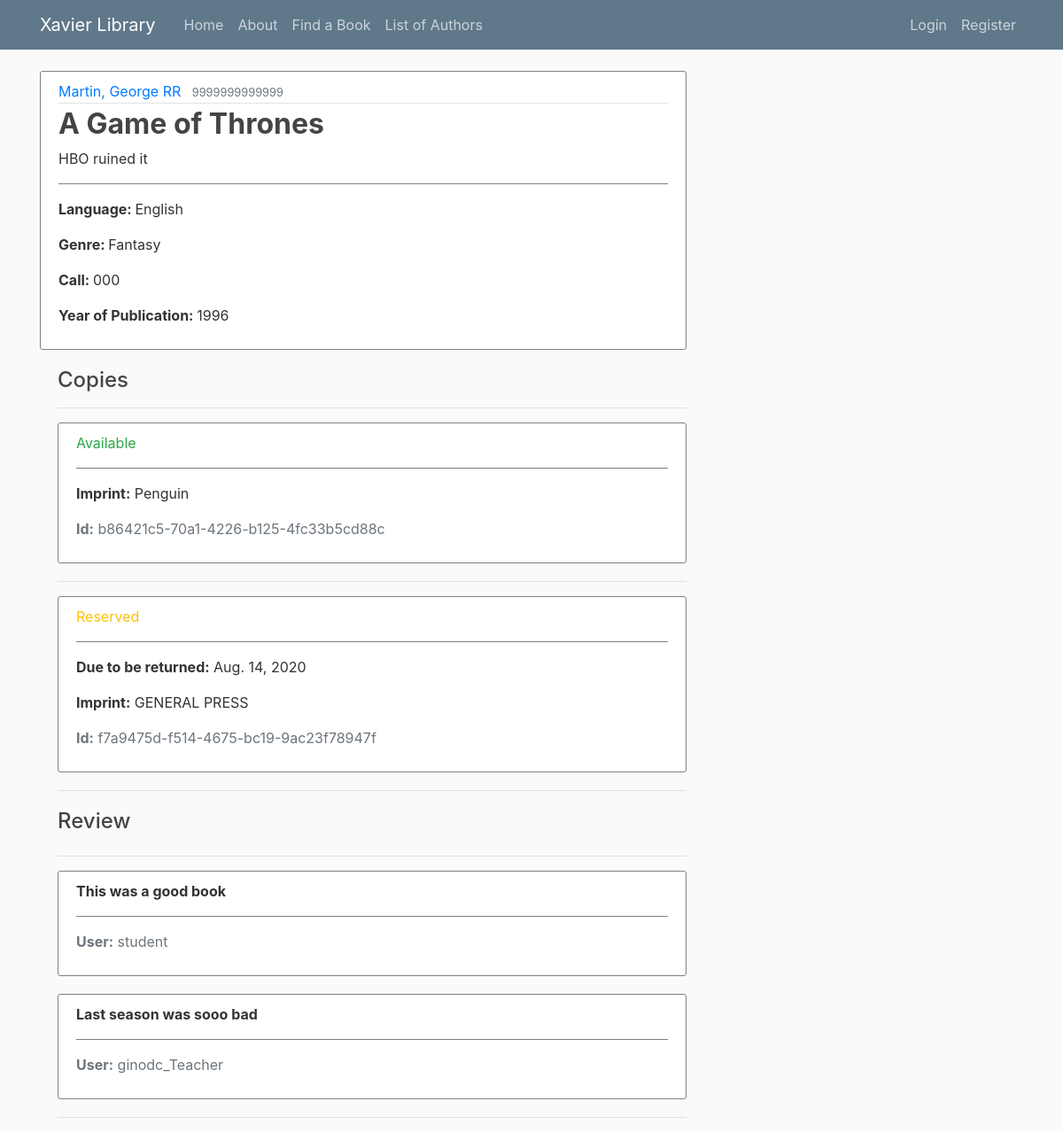
Screenshot of /book/10/ with the database file from the repository.
### library/models.py (models this page shows, shortened)
class Book(models.Model):
    title = models.CharField(max_length=200)
    author = models.ForeignKey('Author', on_delete=models.SET_NULL, null=True)
    summary = models.TextField(max_length=1000, help_text="Enter a brief description of the book")
    isbn = models.CharField('ISBN', max_length=13,
                            help_text='13 Character <a href="https://www.isbn-international.org/content/what-isbn'
                                      '">ISBN number</a>')
    genre = models.ManyToManyField(Genre, help_text="Select a genre for this book")
    language = models.ForeignKey('Language', on_delete=models.SET_NULL, null=True)
    call = models.CharField('Call Number', max_length=3, help_text="Enter a 3 digit call number", null=True)
    year = models.CharField('Year of Publication', max_length=4, help_text="Enter the year of publication", null=False)
    def display_genre(self):
        return ', '.join([genre.name for genre in self.genre.all()[:3]])
    display_genre.short_description = 'Genre'

class Author(models.Model):
    first_name = models.CharField(max_length=100)
    last_name = models.CharField(max_length=100)
    date_of_birth = models.DateField(null=True, blank=True)
    date_of_death = models.DateField('died', null=True, blank=True)
    class Meta:
        ordering = ['last_name', 'first_name']
    def __str__(self):
        return '{0}, {1}'.format(self.last_name, self.first_name)

class Language(models.Model):
    name = models.CharField(max_length=200,
                            help_text="Enter the book's natural language (e.g. English, French, Japanese etc.)")
    def __str__(self):
        return self.name

class Genre(models.Model):
    name = models.CharField(
        max_length=200,
        help_text="Enter a book genre (e.g. Science Fiction, French Poetry etc.)"
        )

class BookInstance(models.Model):
    id = models.UUIDField(primary_key=True, default=uuid.uuid4,
                          help_text="Unique ID for this particular book across whole library")
    book = models.ForeignKey('Book', on_delete=models.SET_NULL, null=True)
    imprint = models.CharField(max_length=200)
    due_back = models.DateField(null=True, blank=True, help_text="YYYY-MM-DD")
    borrower = models.ForeignKey(User, on_delete=models.SET_NULL, null=True, blank=True)
    LOAN_STATUS = (
        ('a', 'Available'),
        ('r', 'Reserved'),
    )
    """('d', 'Maintenance'),"""
    """('o', 'On loan'),"""
    status = models.CharField(
        max_length=1,
        choices=LOAN_STATUS,
        blank=True,
        default='a',
        help_text='Book availability')
    class Meta:
        ordering = ['due_back']
        permissions = (("can_mark_returned", "Set book as returned"),)

class comment(models.Model):
    book = models.ForeignKey('Book', on_delete=models.SET_NULL, null=True)
    comment = models.TextField(max_length=1000, help_text="Enter a Comment")
    author = models.ForeignKey(User, on_delete=models.SET_NULL, null=True)

### library/views.py (the view)
# urls.py: path('book/<int:pk>/',BookDetailView.as_view(), name='book-detail'),#path('book/<book>',views.book, name='library-book'),
class BookDetailView(DetailView):
	model = Book

### library/templates/library/book_detail.html (shortened to what this page needs)
{% extends "library/base.html" %}
{% block content%}
			<article class="media content-section">
			  <div class="media-body">
			    <div class="article-metadata">
			      <a class="mr-2" href="{% url 'author-detail' object.author.id %}">{{ object.author }}</a>
			      <small class="text-muted">{{ object.isbn }}</small>
			    </div>
			    <h2 class="article-title">{{ object.title }}</h2>
				<p class="article-content">{{ object.summary }}</p>
				<hr style="border-color: gray;">
			    <p class="article-content"><strong>Language: </strong>{{ object.language }}</p>
			    <p class="article-content"><strong>Genre: </strong>{{ object.display_genre }}</p>
			    <p class="article-content"><strong>Call: </strong>{{ object.call }}</p>
			    <p class="article-content"><strong>Year of Publication: </strong>{{ object.year }}</p>
			  </div>
			 </article>
			  <div style="margin-left:20px;margin-top:20px">
				<h4>Copies</h4>
				<hr>
			    {% for copy in object.bookinstance_set.all %}
				  <article class="media content-section" style="display: block;">
			      <p class="{% if copy.status == 'a' %}text-success{% elif copy.status == 'm' %}text-danger{% else %}text-warning{% endif %}">
			        {{ copy.get_status_display }}
				  </p>
				 <hr style="border-color: gray;">
			      {% if copy.status != 'a' %}
			        <p><strong>Due to be returned:</strong> {{ copy.due_back }}</p>
			      {% endif %}
			      <p><strong>Imprint:</strong> {{ copy.imprint }}</p>
				  <p class="text-muted"><strong>Id:</strong> {{ copy.id }}</p>
				</article>
				  <hr>
				{% endfor %}
			  </div>
			<div style="margin-left:20px;margin-top:20px">
				<div style="display: flex;">
			    <h4>Review</h4>
				</div>
				<hr>
				{% for comment in book.comment_set.all %}
				<article class="media content-section" style="display: block;">
				  <p><strong>{{ comment.comment }}</strong></p>
				  <hr style="border-color: gray;">
				  <p class="text-muted"><strong>User:</strong> {{ comment.author }}</p>
				</article>
				{% endfor %}
				<hr>
			  </div>
{% endblock content %}

### library/static/library/main.css (style rules this page uses)
body { background: #fafafa; color: #333333; margin-top: 5rem; }
h1, h2, h3, h4, h5, h6 { color: #444444; }
.content-section { background: #ffffff; padding: 10px 20px; border: 1px solid gray; border-radius: 3px; margin-bottom: 20px; }
.article-title { color: #444444; font-weight: bold; }
.article-content { white-space: pre-line; }
.article-metadata { padding-bottom: 1px; margin-bottom: 4px; border-bottom: 1px solid #e3e3e3 }

### rows the page displays
Book: author "Martin, George RR", isbn "9999999999999", title "A Game of Thrones", summary "HBO ruined it", language "English", display_genre "Fantasy", call "000", year "1996"
BookInstance: status "Available", imprint "Penguin", id "b86421c5-70a1-4226-b125-4fc33b5cd88c"
BookInstance: status "Reserved", due_back "Aug. 14, 2020", imprint "GENERAL PRESS", id "f7a9475d-f514-4675-bc19-9ac23f78947f"
comment: comment "This was a good book", author "student"
comment: comment "Last season was sooo bad", author "ginodc_Teacher"
